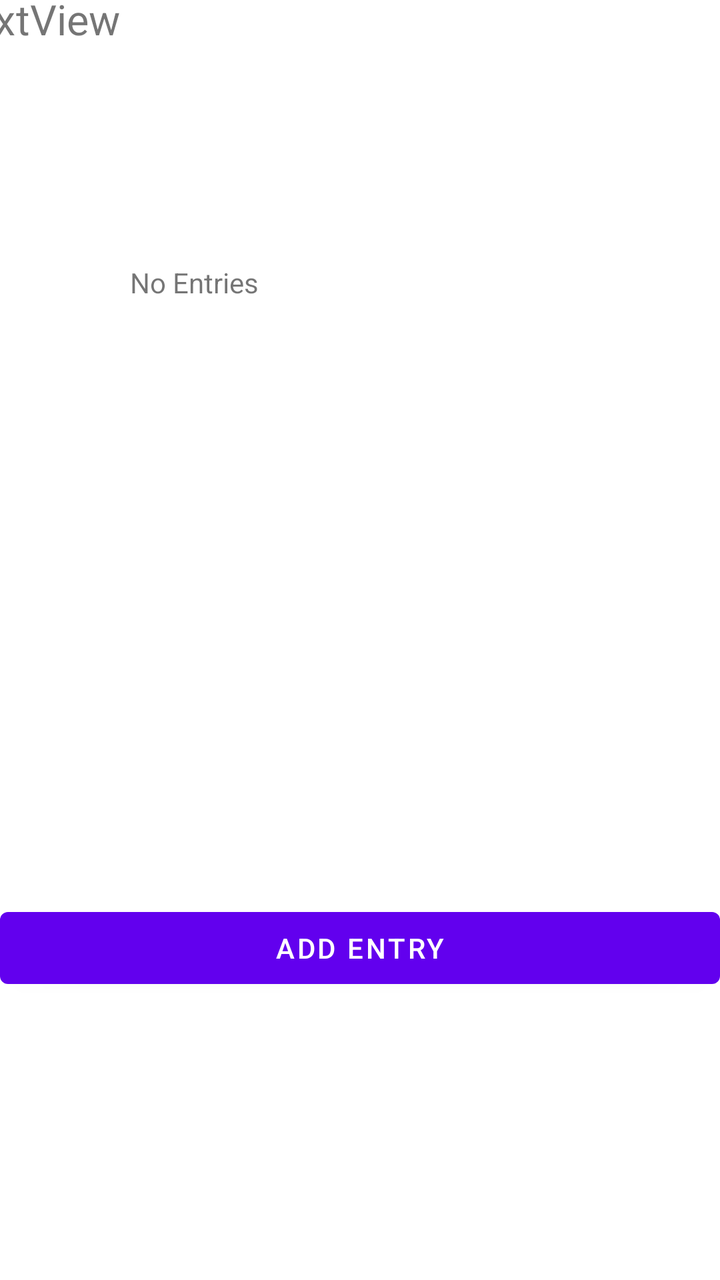
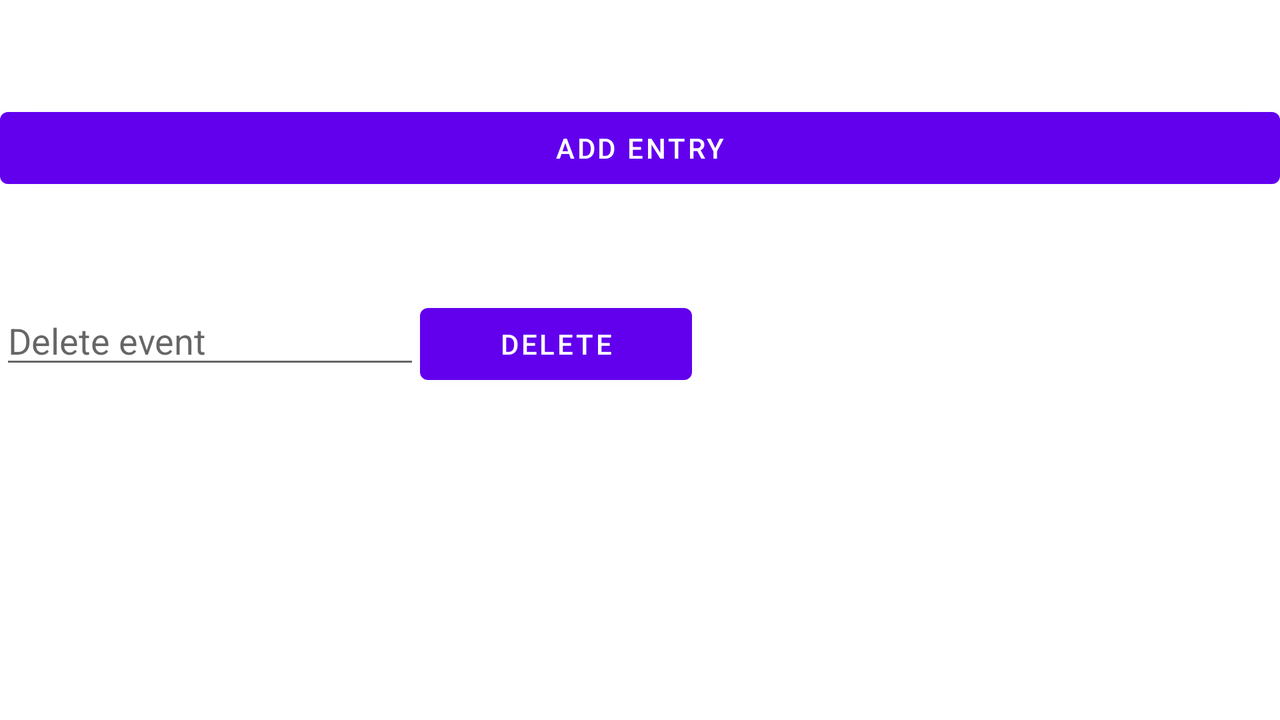

An Android layout and its configuration variant, each rendered on a device that would load it. The default file and the variant file are quoted in full after the pictures.
<!-- AndroidManifest.xml: application theme Theme.MyApplicationAS3 -->
<!-- res/layout/activity_main.xml -->
<?xml version="1.0" encoding="utf-8"?>
<androidx.constraintlayout.widget.ConstraintLayout xmlns:android="http://schemas.android.com/apk/res/android"
    xmlns:app="http://schemas.android.com/apk/res-auto"
    xmlns:tools="http://schemas.android.com/tools"
    android:layout_width="match_parent"
    android:layout_height="match_parent"
    tools:context=".MainActivity">

    <ScrollView
        android:layout_width="match_parent"
        android:layout_height="match_parent"
        android:layout_marginTop="450dp"
        app:layout_constraintEnd_toEndOf="parent"
        app:layout_constraintHorizontal_bias="0.0"
        app:layout_constraintStart_toStartOf="parent"
        app:layout_constraintTop_toTopOf="parent">

        <LinearLayout
            android:layout_width="match_parent"
            android:layout_height="wrap_content"
            android:orientation="vertical">

            <Button
                android:id="@+id/button"
                android:layout_width="match_parent"
                android:layout_height="wrap_content"
                android:text="@string/add_entry" />

        </LinearLayout>
    </ScrollView>

    <TextView
        android:layout_width="wrap_content"
        android:layout_height="wrap_content"
        android:layout_marginBottom="300dp"
        android:text="@string/no_entries"
        app:layout_constraintBottom_toBottomOf="parent"
        app:layout_constraintEnd_toEndOf="parent"
        app:layout_constraintHorizontal_bias="0.22"
        app:layout_constraintStart_toStartOf="parent"
        app:layout_constraintTop_toTopOf="parent"
        app:layout_constraintVertical_bias="0.41000003" />

    <TextView
        android:id="@+id/textView"
        android:layout_width="100dp"
        android:layout_height="wrap_content"
        android:scaleX="1.5"
        android:scaleY="1.5"
        android:text="TextView"
        tools:layout_editor_absoluteX="152dp"
        tools:layout_editor_absoluteY="6dp" />

</androidx.constraintlayout.widget.ConstraintLayout>
<!-- resources referenced by this layout -->
<resources>
  <string name="add_entry">Add Entry</string>
  <string name="no_entries">No Entries</string>
  <style name="Theme.MyApplicationAS3" parent="Theme.MaterialComponents.DayNight.DarkActionBar">
          
          <item name="colorPrimary">@color/purple_500</item>
          <item name="colorPrimaryVariant">@color/purple_700</item>
          <item name="colorOnPrimary">@color/white</item>
          
          <item name="colorSecondary">@color/teal_200</item>
          <item name="colorSecondaryVariant">@color/teal_700</item>
          <item name="colorOnSecondary">@color/black</item>
          
          <item name="android:statusBarColor" tools:targetApi="l">?attr/colorPrimaryVariant</item>
          
      </style>
</resources>
<!-- res/layout-land/activity_main.xml (the repository's variant of the layout above) -->
<!-- drawn on the phone turned sideways -->
<?xml version="1.0" encoding="utf-8"?>
<androidx.constraintlayout.widget.ConstraintLayout xmlns:android="http://schemas.android.com/apk/res/android"
    xmlns:app="http://schemas.android.com/apk/res-auto"
    xmlns:tools="http://schemas.android.com/tools"
    android:layout_width="match_parent"
    android:layout_height="match_parent"
    tools:context=".MainActivity">

    <ScrollView
        android:layout_width="match_parent"
        android:layout_height="match_parent"
        android:layout_marginTop="50dp"
        app:layout_constraintEnd_toEndOf="parent"
        app:layout_constraintHorizontal_bias="0.0"
        app:layout_constraintStart_toStartOf="parent"
        app:layout_constraintTop_toTopOf="parent">

        <LinearLayout
            android:layout_width="match_parent"
            android:layout_height="match_parent"
            android:orientation="vertical">

            <Button
                android:id="@+id/button"
                android:layout_width="match_parent"
                android:layout_height="wrap_content"
                android:text="@string/add_entry" />

            <LinearLayout
                android:layout_width="match_parent"
                android:layout_height="match_parent"
                android:layout_marginTop="50dp">

                <EditText
                    android:id="@+id/DeleteEditText"
                    android:layout_width="wrap_content"
                    android:layout_height="wrap_content"
                    android:ems="10"
                    android:hint="Delete event"
                    android:inputType="textPersonName" />

                <Button
                    android:id="@+id/DeleteButton"
                    android:layout_width="136dp"
                    android:layout_height="wrap_content"
                    android:text="Delete" />

            </LinearLayout>

        </LinearLayout>
    </ScrollView>

    <LinearLayout
        android:layout_width="match_parent"
        android:layout_height="match_parent"
        android:layout_marginTop="200dp"
        android:orientation="vertical"
        app:layout_constraintTop_toTopOf="parent"
        tools:layout_editor_absoluteX="2dp">

        <ListView
            android:id="@+id/events"
            android:layout_width="match_parent"
            android:layout_height="wrap_content"
            android:layout_marginStart="10dp"
            android:layout_marginTop="0dp"
            android:layout_marginEnd="10dp"
            android:scrollbars="horizontal|vertical" />
    </LinearLayout>

</androidx.constraintlayout.widget.ConstraintLayout>
<!-- resources referenced by the variant -->
<!-- as the phone turned sideways resolves them -->
<resources>
  <string name="add_entry">Add Entry</string>
  <style name="Theme.MyApplicationAS3" parent="Theme.MaterialComponents.DayNight.DarkActionBar">
          
          <item name="colorPrimary">@color/purple_500</item>
          <item name="colorPrimaryVariant">@color/purple_700</item>
          <item name="colorOnPrimary">@color/white</item>
          
          <item name="colorSecondary">@color/teal_200</item>
          <item name="colorSecondaryVariant">@color/teal_700</item>
          <item name="colorOnSecondary">@color/black</item>
          
          <item name="android:statusBarColor" tools:targetApi="l">?attr/colorPrimaryVariant</item>
          
      </style>
</resources>
